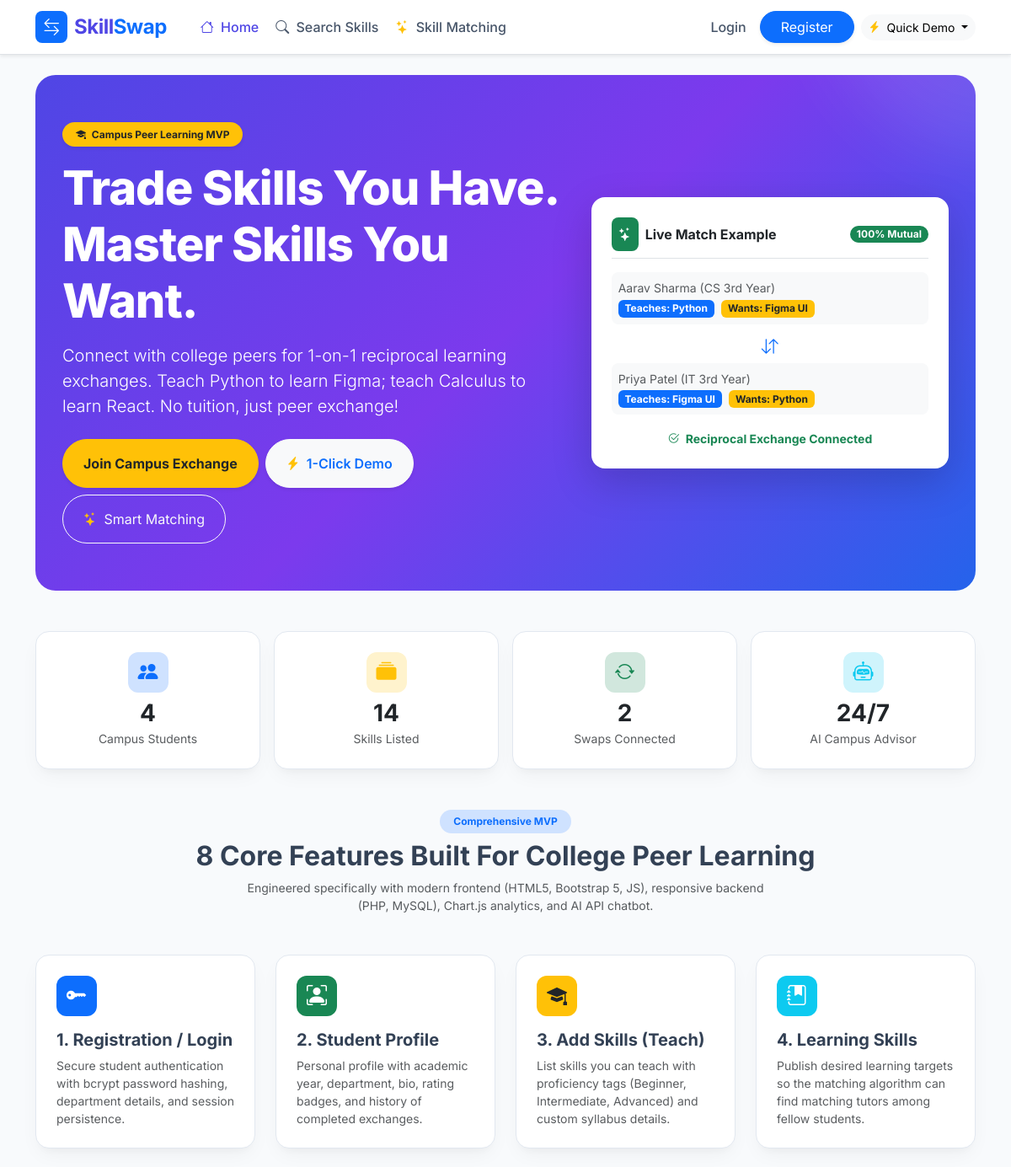
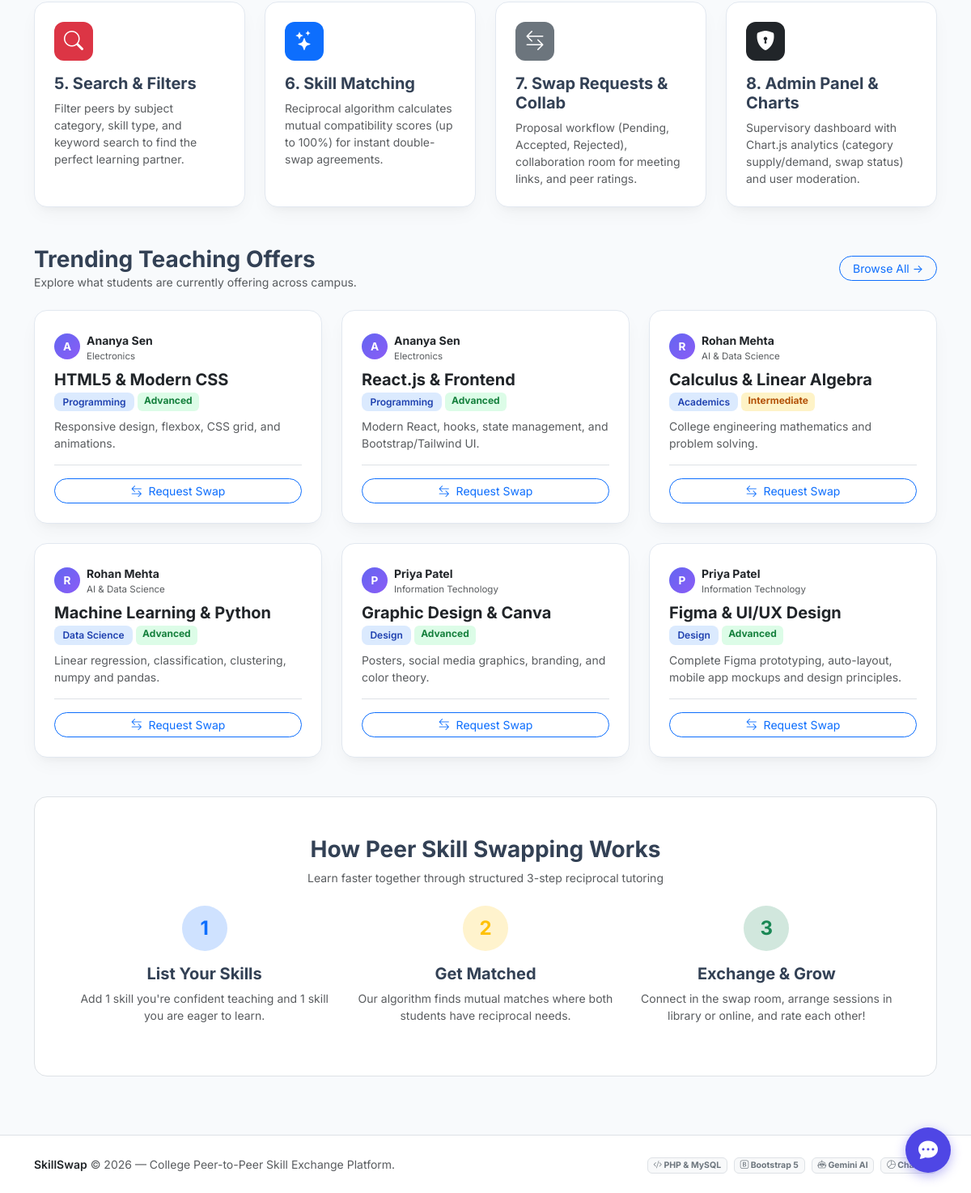
The page / on the database its author committed (2 pictures, top to bottom).
### tables this page shows
CREATE TABLE IF NOT EXISTS `skills` (
    `id` INT AUTO_INCREMENT PRIMARY KEY,
    `user_id` INT NOT NULL,
    `skill_name` VARCHAR(120) NOT NULL,
    `category` VARCHAR(60) NOT NULL,
    `proficiency_level` ENUM('Beginner', 'Intermediate', 'Advanced') DEFAULT 'Intermediate',
    `type` ENUM('teach', 'learn') NOT NULL,  
    `description` TEXT DEFAULT NULL,
    `created_at` DATETIME DEFAULT CURRENT_TIMESTAMP,
    FOREIGN KEY (`user_id`) REFERENCES `users`(`id`) ON DELETE CASCADE
);

CREATE TABLE IF NOT EXISTS `users` (
    `id` INT AUTO_INCREMENT PRIMARY KEY,
    `name` VARCHAR(100) NOT NULL,
    `email` VARCHAR(120) NOT NULL UNIQUE,
    `password` VARCHAR(255) NOT NULL,
    `role` ENUM('student', 'admin') DEFAULT 'student',
    `college_id` VARCHAR(50) DEFAULT NULL,
    `department` VARCHAR(100) DEFAULT 'Computer Science',
    `year_of_study` VARCHAR(20) DEFAULT '3rd Year',
    `bio` TEXT DEFAULT NULL,
    `contact_info` VARCHAR(255) DEFAULT NULL,
    `avatar` VARCHAR(255) DEFAULT 'default_avatar.png',
    `status` ENUM('active', 'suspended') DEFAULT 'active',
    `created_at` DATETIME DEFAULT CURRENT_TIMESTAMP
);

### config/db.php (called while the page is built, shortened)
<?php
function is_logged_in() {
    return isset($_SESSION['user_id']);
}
function sanitize($data) {
    return htmlspecialchars(trim($data ?? ''), ENT_QUOTES, 'UTF-8');
}
function app_path($subpath = '') {
    $docRoot = str_replace('\\', '/', $_SERVER['DOCUMENT_ROOT'] ?? '');
    $curDir  = str_replace('\\', '/', dirname(__DIR__));
    $rel = str_replace($docRoot, '', $curDir);
    $rel = rtrim($rel, '/');
    return $rel . ($subpath ? '/' . ltrim($subpath, '/') : '');
}

### index.php (the view, shortened to what this page needs)
<?php
require_once __DIR__ . '/config/db.php';
$db = get_db_connection();
$studentCount = $db->query("SELECT COUNT(*) FROM users WHERE role = 'student'")->fetchColumn();
$skillCount   = $db->query("SELECT COUNT(*) FROM skills")->fetchColumn();
$swapCount    = $db->query("SELECT COUNT(*) FROM swap_requests WHERE status IN ('accepted', 'completed')")->fetchColumn();
$featuredSkills = $db->query("
    SELECT s.*, u.name as user_name, u.department, u.year_of_study
    FROM skills s
    JOIN users u ON s.user_id = u.id
    WHERE s.type = 'teach' AND u.status = 'active'
    ORDER BY s.id DESC
    LIMIT 6
")->fetchAll();
require_once __DIR__ . '/includes/header.php';
?>
<div class="hero-gradient mb-5 text-center text-md-start">
    <div class="row align-items-center">
        <div class="col-lg-7">
            <span class="badge bg-warning text-dark px-3 py-2 rounded-pill fw-bold mb-3 shadow-sm">
                <i class="bi bi-mortarboard-fill me-1"></i> Campus Peer Learning MVP
            </span>
            <h1 class="display-4 fw-extrabold mb-3" style="letter-spacing: -1px; font-weight: 800;">
                Trade Skills You Have.<br>Master Skills You Want.
            </h1>
            <p class="lead mb-4 opacity-90" style="max-width: 580px;">
                Connect with college peers for 1-on-1 reciprocal learning exchanges. Teach Python to learn Figma; teach Calculus to learn React. No tuition, just peer exchange!
            </p>
            <div class="d-flex flex-wrap gap-2 justify-content-center justify-content-md-start">
                <?php if (is_logged_in()): ?>
                    <a href="<?= app_path('student/dashboard.php'); ?>" class="btn btn-warning text-dark fw-bold rounded-pill px-4 py-3 shadow-sm">
                        <i class="bi bi-speedometer2 me-1"></i> Go to Dashboard
                    </a>
                <?php else: ?>
                    <a href="<?= app_path('auth/register.php'); ?>" class="btn btn-warning text-dark fw-bold rounded-pill px-4 py-3 shadow-sm">
                        Join Campus Exchange
                    </a>
                    <a href="<?= app_path('auth/login.php?demo=aarav'); ?>" class="btn btn-light rounded-pill px-4 py-3 text-primary fw-semibold shadow-sm">
                        <i class="bi bi-lightning-charge-fill text-warning me-1"></i> 1-Click Demo
                    </a>
                <?php endif; ?>
                <a href="<?= app_path('student/match.php'); ?>" class="btn btn-outline-light rounded-pill px-4 py-3">
                    <i class="bi bi-stars text-warning me-1"></i> Smart Matching
                </a>
            </div>
        </div>
        <div class="col-lg-5 d-none d-lg-block">
            <div class="card border-0 bg-white text-dark rounded-4 p-4 shadow-lg">
                <div class="d-flex align-items-center justify-content-between mb-3 border-bottom pb-2">
                    <div class="d-flex align-items-center gap-2">
                        <span class="p-2 bg-success text-white rounded-3"><i class="bi bi-stars"></i></span>
                        <h6 class="fw-bold mb-0">Live Match Example</h6>
                    </div>
                    <span class="badge bg-success rounded-pill px-2 py-1">100% Mutual</span>
                </div>
                <div class="mb-2 p-2 bg-light rounded-3">
                    <small class="text-muted d-block">Aarav Sharma (CS 3rd Year)</small>
                    <span class="badge bg-primary me-1">Teaches: Python</span>
                    <span class="badge bg-warning text-dark">Wants: Figma UI</span>
                </div>
                <div class="text-center my-1 text-primary fs-5">
                    <i class="bi bi-arrow-down-up"></i>
                </div>
                <div class="mb-3 p-2 bg-light rounded-3">
                    <small class="text-muted d-block">Priya Patel (IT 3rd Year)</small>
                    <span class="badge bg-primary me-1">Teaches: Figma UI</span>
                    <span class="badge bg-warning text-dark">Wants: Python</span>
                </div>
                <div class="text-center">
                    <small class="text-success fw-bold"><i class="bi bi-check2-circle me-1"></i> Reciprocal Exchange Connected</small>
                </div>
            </div>
        </div>
    </div>
</div>
<div class="row g-3 mb-5 text-center">
    <div class="col-6 col-md-3">
        <div class="stat-card">
            <div class="stat-icon bg-primary-subtle text-primary mx-auto mb-2">
                <i class="bi bi-people-fill"></i>
            </div>
            <h3 class="fw-bold text-dark mb-0"><?= $studentCount; ?></h3>
            <span class="text-muted small">Campus Students</span>
        </div>
    </div>
    <div class="col-6 col-md-3">
        <div class="stat-card">
            <div class="stat-icon bg-warning-subtle text-warning mx-auto mb-2">
                <i class="bi bi-collection-fill"></i>
            </div>
            <h3 class="fw-bold text-dark mb-0"><?= $skillCount; ?></h3>
            <span class="text-muted small">Skills Listed</span>
        </div>
    </div>
    <div class="col-6 col-md-3">
        <div class="stat-card">
            <div class="stat-icon bg-success-subtle text-success mx-auto mb-2">
                <i class="bi bi-arrow-repeat"></i>
            </div>
            <h3 class="fw-bold text-dark mb-0"><?= $swapCount; ?></h3>
            <span class="text-muted small">Swaps Connected</span>
        </div>
    </div>
    <div class="col-6 col-md-3">
        <div class="stat-card">
            <div class="stat-icon bg-info-subtle text-info mx-auto mb-2">
                <i class="bi bi-robot"></i>
            </div>
            <h3 class="fw-bold text-dark mb-0">24/7</h3>
            <span class="text-muted small">AI Campus Advisor</span>
        </div>
    </div>
</div>
<div class="mb-5">
    <div class="text-center mb-5">
        <span class="badge bg-primary-subtle text-primary px-3 py-2 rounded-pill fw-bold">Comprehensive MVP</span>
        <h2 class="fw-bold mt-2">8 Core Features Built For College Peer Learning</h2>
        <p class="text-muted col-md-7 mx-auto small">Engineered specifically with modern frontend (HTML5, Bootstrap 5, JS), responsive backend (PHP, MySQL), Chart.js analytics, and AI API chatbot.</p>
    </div>
    <div class="row g-4">
        <div class="col-md-6 col-lg-3">
            <div class="swap-card h-100 p-4">
                <div class="stat-icon bg-primary text-white mb-3">
                    <i class="bi bi-key-fill"></i>
                </div>
                <h5 class="fw-bold">1. Registration / Login</h5>
                <p class="text-muted small mb-0">Secure student authentication with bcrypt password hashing, department details, and session persistence.</p>
            </div>
        </div>
        <div class="col-md-6 col-lg-3">
            <div class="swap-card h-100 p-4">
                <div class="stat-icon bg-success text-white mb-3">
                    <i class="bi bi-person-bounding-box"></i>
                </div>
                <h5 class="fw-bold">2. Student Profile</h5>
                <p class="text-muted small mb-0">Personal profile with academic year, department, bio, rating badges, and history of completed exchanges.</p>
            </div>
        </div>
        <div class="col-md-6 col-lg-3">
            <div class="swap-card h-100 p-4">
                <div class="stat-icon bg-warning text-dark mb-3">
                    <i class="bi bi-mortarboard-fill"></i>
                </div>
                <h5 class="fw-bold">3. Add Skills (Teach)</h5>
                <p class="text-muted small mb-0">List skills you can teach with proficiency tags (Beginner, Intermediate, Advanced) and custom syllabus details.</p>
            </div>
        </div>
        <div class="col-md-6 col-lg-3">
            <div class="swap-card h-100 p-4">
                <div class="stat-icon bg-info text-white mb-3">
                    <i class="bi bi-journal-bookmark-fill"></i>
                </div>
                <h5 class="fw-bold">4. Learning Skills</h5>
                <p class="text-muted small mb-0">Publish desired learning targets so the matching algorithm can find matching tutors among fellow students.</p>
            </div>
        </div>
        <div class="col-md-6 col-lg-3">
            <div class="swap-card h-100 p-4">
                <div class="stat-icon bg-danger text-white mb-3">
                    <i class="bi bi-search"></i>
                </div>
                <h5 class="fw-bold">5. Search & Filters</h5>
                <p class="text-muted small mb-0">Filter peers by subject category, skill type, and keyword search to find the perfect learning partner.</p>
            </div>
        </div>
        <div class="col-md-6 col-lg-3">
            <div class="swap-card h-100 p-4">
                <div class="stat-icon bg-primary text-white mb-3">
                    <i class="bi bi-stars"></i>
                </div>
                <h5 class="fw-bold">6. Skill Matching</h5>
                <p class="text-muted small mb-0">Reciprocal algorithm calculates mutual compatibility scores (up to 100%) for instant double-swap agreements.</p>
            </div>
        </div>
        <div class="col-md-6 col-lg-3">
            <div class="swap-card h-100 p-4">
                <div class="stat-icon bg-secondary text-white mb-3">
                    <i class="bi bi-arrow-left-right"></i>
                </div>
                <h5 class="fw-bold">7. Swap Requests & Collab</h5>
                <p class="text-muted small mb-0">Proposal workflow (Pending, Accepted, Rejected), collaboration room for meeting links, and peer ratings.</p>
            </div>
        </div>
        <div class="col-md-6 col-lg-3">
            <div class="swap-card h-100 p-4">
                <div class="stat-icon bg-dark text-white mb-3">
                    <i class="bi bi-shield-lock-fill"></i>
                </div>
                <h5 class="fw-bold">8. Admin Panel & Charts</h5>
                <p class="text-muted small mb-0">Supervisory dashboard with Chart.js analytics (category supply/demand, swap status) and user moderation.</p>
            </div>
        </div>
    </div>
</div>
<div class="mb-5">
    <div class="d-flex justify-content-between align-items-center mb-4">
        <div>
            <h3 class="fw-bold mb-0">Trending Teaching Offers</h3>
            <p class="text-muted small mb-0">Explore what students are currently offering across campus.</p>
        </div>
        <a href="<?= app_path('student/search.php'); ?>" class="btn btn-outline-primary btn-sm rounded-pill px-3">
            Browse All &rarr;
        </a>
    </div>
    <div class="row g-4">
        <?php foreach ($featuredSkills as $fs): ?>
            <div class="col-md-6 col-lg-4">
                <div class="swap-card p-4 h-100 d-flex flex-column justify-content-between">
                    <div>
                        <div class="d-flex align-items-center gap-2 mb-2">
                            <div class="avatar-circle avatar-circle-sm">
                                <?= strtoupper(substr($fs['user_name'], 0, 1)); ?>
                            </div>
                            <div>
                                <span class="fw-bold text-dark small"><?= sanitize($fs['user_name']); ?></span>
                                <small class="text-muted d-block" style="font-size: 0.72rem;"><?= sanitize($fs['department']); ?></small>
                            </div>
                        </div>
                        <h5 class="fw-bold text-dark mb-1"><?= sanitize($fs['skill_name']); ?></h5>
                        <div class="d-flex gap-1 mb-2">
                            <span class="badge badge-teach small"><?= sanitize($fs['category']); ?></span>
                            <span class="badge badge-level badge-<?= sanitize($fs['proficiency_level']); ?>">
                                <?= sanitize($fs['proficiency_level']); ?>
                            </span>
                        </div>
                        <p class="text-muted small mb-0"><?= sanitize($fs['description']); ?></p>
                    </div>
                    <div class="pt-3 border-top mt-3">
                        <a href="<?= app_path('student/search.php?q=' . urlencode($fs['skill_name'])); ?>" class="btn btn-sm btn-outline-primary w-100 rounded-pill">
                            <i class="bi bi-arrow-left-right me-1"></i> Request Swap
                        </a>
                    </div>
                </div>
            </div>
        <?php endforeach; ?>
    </div>
</div>
<div class="bg-white rounded-4 p-4 p-md-5 border mb-5">
    <div class="text-center mb-4">
        <h3 class="fw-bold">How Peer Skill Swapping Works</h3>
        <p class="text-muted small">Learn faster together through structured 3-step reciprocal tutoring</p>
    </div>
    <div class="row g-4 text-center">
        <div class="col-md-4">
            <div class="bg-primary-subtle text-primary rounded-circle mx-auto mb-3 d-flex align-items-center justify-content-center" style="width: 56px; height: 56px; font-size: 1.5rem; font-weight: bold;">
                1
            </div>
            <h5 class="fw-bold">List Your Skills</h5>
            <p class="text-muted small">Add 1 skill you're confident teaching and 1 skill you are eager to learn.</p>
        </div>
        <div class="col-md-4">
            <div class="bg-warning-subtle text-warning rounded-circle mx-auto mb-3 d-flex align-items-center justify-content-center" style="width: 56px; height: 56px; font-size: 1.5rem; font-weight: bold;">
                2
            </div>
            <h5 class="fw-bold">Get Matched</h5>
            <p class="text-muted small">Our algorithm finds mutual matches where both students have reciprocal needs.</p>
        </div>
        <div class="col-md-4">
            <div class="bg-success-subtle text-success rounded-circle mx-auto mb-3 d-flex align-items-center justify-content-center" style="width: 56px; height: 56px; font-size: 1.5rem; font-weight: bold;">
                3
            </div>
            <h5 class="fw-bold">Exchange & Grow</h5>
            <p class="text-muted small">Connect in the swap room, arrange sessions in library or online, and rate each other!</p>
        </div>
    </div>
</div>
<?php require_once __DIR__ . '/includes/footer.php'; ?>

### rows shown on the page
skills: user.name "A", user.name "Ananya Sen", user.department "Electronics", skill_name "HTML5 & Modern CSS", category "Programming", proficiency_level "Advanced", description "Responsive design, flexbox, CSS grid, and animations."
skills: user.name "A", user.name "Ananya Sen", user.department "Electronics", skill_name "React.js & Frontend", category "Programming", proficiency_level "Advanced", description "Modern React, hooks, state management, and Bootstrap/Tailwind UI."
skills: user.name "R", user.name "Rohan Mehta", user.department "AI & Data Science", skill_name "Calculus & Linear Algebra", category "Academics", proficiency_level "Intermediate", description "College engineering mathematics and problem solving."
skills: user.name "R", user.name "Rohan Mehta", user.department "AI & Data Science", skill_name "Machine Learning & Python", category "Data Science", proficiency_level "Advanced", description "Linear regression, classification, clustering, numpy and pandas."
skills: user.name "P", user.name "Priya Patel", user.department "Information Technology", skill_name "Graphic Design & Canva", category "Design", proficiency_level "Advanced", description "Posters, social media graphics, branding, and color theory."
skills: user.name "P", user.name "Priya Patel", user.department "Information Technology", skill_name "Figma & UI/UX Design", category "Design", proficiency_level "Advanced", description "Complete Figma prototyping, auto-layout, mobile app mockups and design principles."

### other values the page prints
$studentCount "4"
$skillCount "14"
$swapCount "2"
